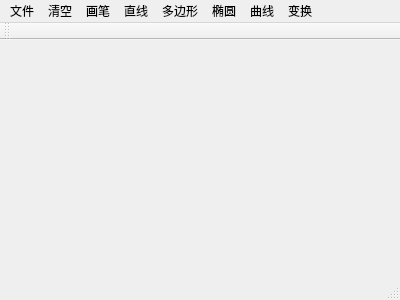
<?xml version="1.0" encoding="UTF-8"?>
<ui version="4.0">
 <class>MainWindow</class>
 <widget class="QMainWindow" name="MainWindow">
  <property name="geometry">
   <rect>
    <x>0</x>
    <y>0</y>
    <width>400</width>
    <height>300</height>
   </rect>
  </property>
  <property name="windowTitle">
   <string>MainWindow</string>
  </property>
  <widget class="QWidget" name="centralWidget"/>
  <widget class="QMenuBar" name="menuBar">
   <property name="geometry">
    <rect>
     <x>0</x>
     <y>0</y>
     <width>400</width>
     <height>21</height>
    </rect>
   </property>
   <widget class="QMenu" name="menu">
    <property name="title">
     <string>文件</string>
    </property>
    <addaction name="actionsave"/>
   </widget>
   <widget class="QMenu" name="menu_2">
    <property name="title">
     <string>清空</string>
    </property>
    <addaction name="actionclear_canvas"/>
   </widget>
   <widget class="QMenu" name="menu_3">
    <property name="title">
     <string>画笔</string>
    </property>
    <widget class="QMenu" name="menucolor">
     <property name="title">
      <string>color</string>
     </property>
     <addaction name="actionblack"/>
     <addaction name="actionyellow"/>
     <addaction name="actionblue"/>
     <addaction name="actiongreen"/>
     <addaction name="actionred"/>
    </widget>
    <widget class="QMenu" name="menucap">
     <property name="title">
      <string>cap</string>
     </property>
     <addaction name="actionsquarecap"/>
     <addaction name="actionroundcap"/>
    </widget>
    <widget class="QMenu" name="menuwidth">
     <property name="title">
      <string>width</string>
     </property>
     <addaction name="action1"/>
     <addaction name="action2"/>
     <addaction name="action3"/>
     <addaction name="action5"/>
     <addaction name="action10"/>
     <addaction name="action15"/>
     <addaction name="action20"/>
    </widget>
    <addaction name="menucolor"/>
    <addaction name="menucap"/>
    <addaction name="menuwidth"/>
   </widget>
   <widget class="QMenu" name="menu_4">
    <property name="title">
     <string>直线</string>
    </property>
    <addaction name="actionDDA"/>
    <addaction name="actionBresenham"/>
   </widget>
   <widget class="QMenu" name="menu_5">
    <property name="title">
     <string>多边形</string>
    </property>
    <addaction name="actionpolygon"/>
    <addaction name="actionBresenham_2"/>
    <addaction name="actionEnd_Painting"/>
   </widget>
   <widget class="QMenu" name="menu_6">
    <property name="title">
     <string>椭圆</string>
    </property>
    <addaction name="actionellipse"/>
   </widget>
   <widget class="QMenu" name="menu_7">
    <property name="title">
     <string>曲线</string>
    </property>
    <addaction name="actionBezier"/>
    <addaction name="actionB_spline"/>
   </widget>
   <widget class="QMenu" name="menu_8">
    <property name="title">
     <string>变换</string>
    </property>
    <addaction name="actiontranslate"/>
    <addaction name="actionrotate"/>
    <addaction name="actionscale"/>
   </widget>
   <addaction name="menu"/>
   <addaction name="menu_2"/>
   <addaction name="menu_3"/>
   <addaction name="menu_4"/>
   <addaction name="menu_5"/>
   <addaction name="menu_6"/>
   <addaction name="menu_7"/>
   <addaction name="menu_8"/>
  </widget>
  <widget class="QToolBar" name="mainToolBar">
   <attribute name="toolBarArea">
    <enum>TopToolBarArea</enum>
   </attribute>
   <attribute name="toolBarBreak">
    <bool>false</bool>
   </attribute>
  </widget>
  <widget class="QStatusBar" name="statusBar"/>
  <action name="actionblack">
   <property name="text">
    <string>black</string>
   </property>
  </action>
  <action name="actionyellow">
   <property name="text">
    <string>yellow</string>
   </property>
  </action>
  <action name="actionblue">
   <property name="text">
    <string>blue</string>
   </property>
  </action>
  <action name="actiongreen">
   <property name="text">
    <string>green</string>
   </property>
  </action>
  <action name="actionred">
   <property name="text">
    <string>red</string>
   </property>
  </action>
  <action name="actionsquarecap">
   <property name="text">
    <string>squarecap</string>
   </property>
  </action>
  <action name="actionroundcap">
   <property name="text">
    <string>roundcap</string>
   </property>
  </action>
  <action name="action1">
   <property name="text">
    <string>1</string>
   </property>
  </action>
  <action name="action3">
   <property name="text">
    <string>3</string>
   </property>
  </action>
  <action name="action10">
   <property name="text">
    <string>10</string>
   </property>
  </action>
  <action name="action15">
   <property name="text">
    <string>15</string>
   </property>
  </action>
  <action name="action20">
   <property name="text">
    <string>20</string>
   </property>
  </action>
  <action name="action2">
   <property name="text">
    <string>2</string>
   </property>
  </action>
  <action name="actionDDA">
   <property name="text">
    <string>DDA</string>
   </property>
  </action>
  <action name="actionBresenham">
   <property name="text">
    <string>Bresenham</string>
   </property>
  </action>
  <action name="action5">
   <property name="text">
    <string>5</string>
   </property>
  </action>
  <action name="actionsave">
   <property name="text">
    <string>save</string>
   </property>
  </action>
  <action name="actionellipse">
   <property name="text">
    <string>ellipse</string>
   </property>
  </action>
  <action name="actionclear_canvas">
   <property name="text">
    <string>clear_canvas</string>
   </property>
  </action>
  <action name="actionpolygon">
   <property name="text">
    <string>DDA</string>
   </property>
  </action>
  <action name="actionBresenham_2">
   <property name="text">
    <string>Bresenham</string>
   </property>
  </action>
  <action name="actionEnd_Painting">
   <property name="text">
    <string>End Painting</string>
   </property>
  </action>
  <action name="actionBezier">
   <property name="text">
    <string>Bezier</string>
   </property>
  </action>
  <action name="actionB_spline">
   <property name="text">
    <string>B-spline</string>
   </property>
  </action>
  <action name="actiontranslate">
   <property name="text">
    <string>translate</string>
   </property>
  </action>
  <action name="actionrotate">
   <property name="text">
    <string>rotate</string>
   </property>
  </action>
  <action name="actionscale">
   <property name="text">
    <string>scale</string>
   </property>
  </action>
 </widget>
 <layoutdefault spacing="6" margin="11"/>
 <resources/>
 <connections/>
</ui>
